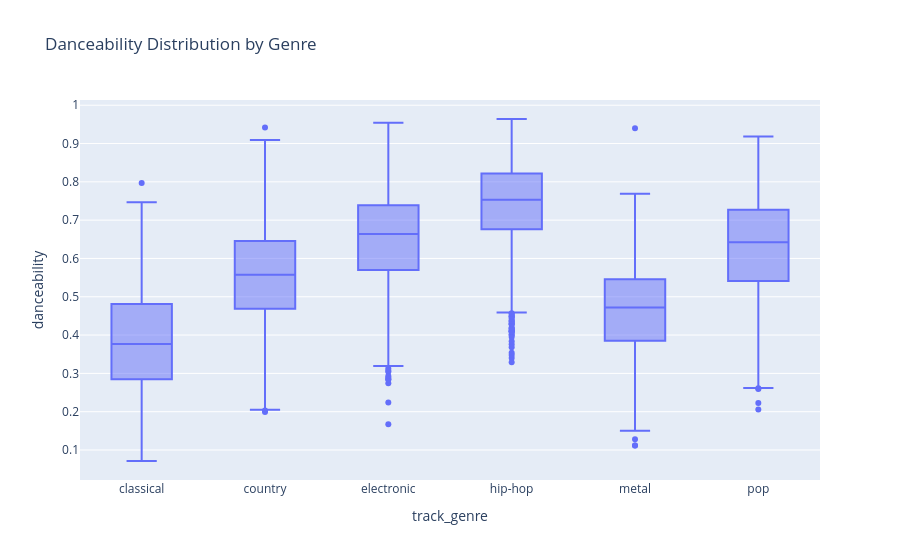

The code cell stored with this chart in its notebook:
### Markdown cell above
### Danceability distribution

### Code cell
fig = px.box(
    cleaned,
    x="track_genre",
    y="danceability",
    title="Danceability Distribution by Genre"
)

fig.show()

### Figure 1 — Plotly figure (JSON) as saved in the notebook; plotly's stock layout.template omitted (floating-point values rounded to 4 significant figures; data arrays with more than 128 entries replaced by an {"elided": "..."} marker saying what was removed)
{"data": [{"alignmentgroup": "True", "hovertemplate": "track_genre=%{x}<br>danceability=%{y}<extra></extra>", "legendgroup": "", "marker": {"color": "#636efa"}, "name": "", "notched": false, "offsetgroup": "", "orientation": "v", "showlegend": false, "type": "box", "x": {"elided": "6000 str values"}, "x0": " ", "xaxis": "x", "y": {"elided": "6000 float values"}, "y0": " ", "yaxis": "y"}], "layout": {"boxmode": "group", "legend": {"tracegroupgap": 0}, "title": {"text": "Danceability Distribution by Genre"}, "xaxis": {"anchor": "y", "domain": [0, 1], "title": {"text": "track_genre"}}, "yaxis": {"anchor": "x", "domain": [0, 1], "title": {"text": "danceability"}}}}
